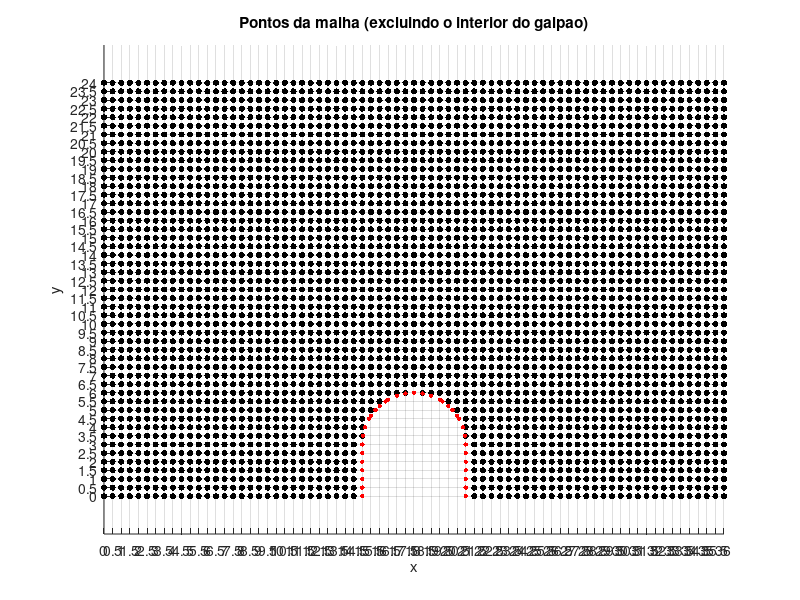

Here is the MATLAB script that generated this plot: (Note: this script raises an error after producing the figure.)
clc, clear

% Criacao da malha

h = 3;          % Altura da parede do galpao
d = 5*h;        % Distancia da origem ate o galpao
L = 2*h;        % Largura do galpao
H = 8*h;        % Altura total do dominio

dx = 0.5;       % Passo em x
dy = dx;        % Passo em y (igual a dx)

x = 0:dx:(2*d+L);   % Vetor de posicoes em x
y = 0:dy:H;         % Vetor de posicoes em y

[X,Y] = meshgrid(x,y);  % Criar malha 2D

% Parametros do problema

V = 100/3.6;        % Velocidade do escoamento (m/s)
lambda = 1.85;      % Parametro de relaxacao
tolerancia = 0.01;  % Tolerancia para convergencia
rho = 1.25;         % Densidade do ar (kg/m³)
gamma_ar = 1.4;     % Razao de calor especifico do ar

% Identificar pontos dentro do galpao (solido)

isSolido = false(size(X));  % Matriz logica para identificar regiao solida

for i = 1:length(x)
    for j = 1:length(y)
        xi = x(i);
        yj = y(j);
        % Verifica se o ponto esta dentro do telhado curvo
        if xi >= d && xi <= d + L
            y_teto = sqrt((L/2)^2 - (xi - (d + L/2))^2) + h;
            if yj <= y_teto
                isSolido(j,i) = true;
            end
        end
    end
end

% Definir geometria do galpao para plotagem

[~, j_first] = find(isSolido(1, :), 1, 'first');
x_telha = (X(1,j_first)):dx:(d + L - dx);
y_telha = sqrt((L/2).^2 - (x_telha - (d + L/2)).^2) + h;
y_telha_aux = Y(length(0:dy:h)+1,1):dy:(h+L/2);
x_telha_esq = d + L/2 - sqrt((L/2)^2 - (y_telha_aux - h).^2);
x_telha_dir  = d + L/2 + sqrt((L/2)^2 - (y_telha_aux - h).^2);
y_parede_esq = 0:dy:h;
x_parede_esq = d*ones(size(y_parede_esq));
y_parede_dir = 0:dy:h;
x_parede_dir = (d+L)*ones(size(y_parede_dir));

x_galpao = [x_parede_esq, x_telha_esq, x_telha, x_telha_dir, x_parede_dir];
y_galpao = [y_parede_esq, y_telha_aux, y_telha, y_telha_aux, y_parede_dir];

% Plotar malha computacional
figure;
mask = ~isSolido;  % Pontos fluidos
scatter( X(mask), Y(mask), 20, 'k', 'filled' )
hold on
scatter(x_galpao, y_galpao, 10, 'r', 'filled')
axis equal
xlabel('x'); ylabel('y');
title('Pontos da malha (excluindo o interior do galpao)');
xticks(min(x):dx:max(x));
yticks(min(y):dy:max(y));
grid on;

% Inicializar funcao de corrente

psi = 0*ones(size(X));
psi(isSolido) = 0;
psi = cond_contorno(X,Y,dx,dy,H,V,psi);
psi_aux = psi;

% Resolver equacao de Laplace para psi com metodo SOR

erro = 1;
while max(abs(erro(:))) > tolerancia
%     mesh(X,Y,psi)
    psi_aux = psi;
    
    for i = 2:size(X,2)-1
        for j = 2:size(Y,1)-1
            if ~isSolido(j,i)
                % Tratar pontos proximos as fronteiras
                if isSolido(j,i-1) || isSolido(j,i+1) || isSolido(j-1,i)
                    % Casos especiais para fronteiras curvas
                    if isSolido(j, i+1) && ~isSolido(j-1, i)
                        if Y(j,i) > h
                            a = abs(((d + L/2 - sqrt((L/2)^2 - (Y(j,i) - h)^2))-X(j,i))/dx);
                        else
                            a = abs((d-X(j,i))/dx);
                        end
                        psi(j,i) = (2/(a*dx^2)+2/dy^2)^(-1)*(2*psi(j,i-1)/(dx^2*(a+1))+(psi(j+1,i)+psi(j-1,i))/dy^2);
                    
                    elseif isSolido(j, i+1) && isSolido(j-1, i)
                        a = abs(((d + L/2 - sqrt((L/2)^2 - (Y(j,i) - h)^2))-X(j,i))/dx);
                        b = abs((Y(j,i)-(sqrt((L/2)^2 - (X(j,i) - (d + L/2))^2) + h))/dy);
                        psi(j,i) = (2/(a*dx^2)+2/(b*dy^2))^(-1)*(2*psi(j,i-1)/(dx^2*(a+1))+2*psi(j+1,i)/(dy^2*(b+1)));
                    
                    elseif isSolido(j, i-1) && isSolido(j-1, i)
                        a = abs(((d + L/2 + sqrt((L/2)^2 - (Y(j,i) - h)^2))-X(j,i))/dx);
                        b = abs((Y(j,i)-(sqrt((L/2)^2 - (X(j,i) - (d + L/2))^2) + h))/dy);
                        psi(j,i) = (2/(a*dx^2)+2/(b*dy^2))^(-1)*(2*psi(j,i+1)/(dx^2*(a+1))+2*psi(j+1,i)/(dy^2*(b+1)));
                       
                    elseif isSolido(j, i-1) && ~isSolido(j-1, i)
                        if Y(j,i) > h
                            a = abs(((d + L/2 + sqrt((L/2)^2 - (Y(j,i) - h)^2))-X(j,i))/dx);
                        else
                            a = abs(((d+L)-X(j,i))/dx);
                        end
                        psi(j,i) = (2/(a*dx^2)+2/dy^2)^(-1)*(2*psi(j,i+1)/(dx^2*(a+1))+(psi(j+1,i)+psi(j-1,i))/dy^2);
                       
                    elseif (~isSolido(j,i-1) && ~isSolido(j,i+1)) && isSolido(j-1,i)
                        b = abs((Y(j,i)-(sqrt((L/2)^2 - (X(j,i) - (d + L/2))^2) + h))/dy);
                        psi(j,i) = (2/(dx^2) + 2/(b*dy^2))^(-1)*((psi(j,i+1)+psi(j,i-1))/(dx^2)+2*psi(j+1,i)/(dy^2*(b+1)));
                    else
                        disp("Ponto nao esperado")
                    end
                else
                    % Pontos internos - equacao de Laplace
                    psi(j,i) = (lambda/4)*(psi(j-1,i)+psi(j+1,i)+psi(j,i-1)+psi(j,i+1)) + (1-lambda)*psi_aux(j,i);
                end    
            end
        end
    end
    erro = abs((psi - psi_aux) ./ max(abs(psi), 1e-10));
    display(max(erro(:)));
end

% Plotar funcao de corrente

figure;
contourf(X, Y, psi, 20, 'LineColor', 'none');
cb = colorbar;
ylabel(cb, 'Funcao de corrente (m^2/s)');
axis equal;
xlabel('x'); ylabel('y');
title('Funcao de Corrente (\psi)');
hold on;
scatter(X(isSolido), Y(isSolido), 10, 'k', 'filled');

% Calcular campo de velocidade

u = zeros(size(psi));
v = zeros(size(psi));
for linha = 2:length(y)-1
    for coluna = 2:length(x)-1
        v(linha,coluna) = -(psi(linha,coluna+1) - psi(linha,coluna-1)) / (2*dx);
        u(linha,coluna) = (psi(linha+1,coluna) - psi(linha-1,coluna)) / (2*dy);
    end
end

% Calcular campo de pressao

p = zeros(size(psi));
for linha = 2:length(y)-1
    for coluna = 2:length(x)-1
        p(linha,coluna) = rho * ((gamma_ar-1)/gamma_ar) * ( (V^2)/2 - ((sqrt(u(linha,coluna)^2 + v(linha,coluna)^2 ))^2)/2 );
    end
end

% Calcular pressao ao longo do telhado

p_telhado = zeros(2, L/dx+1);
for coluna = 1:length(p_telhado)
    p_telhado(1,coluna) = min(p(:,coluna+length(0:dx:d)-1));
    p_telhado(2,coluna) = d + (coluna-1)*dx;
end

% Plotar pressao no telhado

figure;
yyaxis right
x_telhado_plot = d:dx:(d+L);
plot(x_telhado_plot,sqrt((L/2).^2 - (x_telhado_plot - (d + L/2)).^2) + h , 'Color', 'k', 'LineWidth', 1.5);
ylabel('Y do telhado (m)', 'Color', 'k');
ylim([min(y_telha) max(y_telha)]);
set(gca, 'YColor', 'k');

yyaxis left
plot(p_telhado(2,:), p_telhado(1,:), 'Color', 'b', 'LineWidth', 1.5);
ylabel('Diferencial de pressao (Pa)', 'Color', 'b');
ylim([min(p_telhado(1,:)) max(p_telhado(1,:))]);
set(gca, 'YColor', 'b');

xlabel('x (m)');
title('Diferencial de pressao ao longo do telhado');
grid on;

% Calcular forca resultante no telhado

x_c = d + L/2;  % Centro do telhado
y_c = h;
p_forca = p_telhado(:,2:end-1);
i = 1;
F = 0;
for xi = d+dx:dx:(d+L)-dx
    yi = sqrt((L/2)^2 - (xi - (d + L/2)).^2) + h;
    n_vec = [xi - x_c, yi - y_c];
    norm_n = norm(n_vec);
    n = n_vec / norm_n;
    
    x_seg = xi+dx;
    y_seg = sqrt((L/2)^2 - (x_seg - (d + L/2)).^2) + h;
    
    dl = sqrt((xi-x_seg)^2+(yi-y_seg)^2);
    dF = -p_forca(1,i)*dl*60*n;
    F = F+dF(2);
    i = i+1;
end

fprintf('Forca telhado: F = %.2f kN\n', F/1000);

% Plotar campo de velocidade

step = 2;
Xq = X(1:step:end, 1:step:end);
Yq = Y(1:step:end, 1:step:end);
uq = u(1:step:end, 1:step:end);
vq = v(1:step:end, 1:step:end);
maskq = mask(1:step:end, 1:step:end);
vel_mag = sqrt(u.^2 + v.^2);

figure;
contourf(X(2:end-1,2:end-1), Y(2:end-1,2:end-1), vel_mag(2:end-1,2:end-1), 20, 'LineColor', 'none');
cb = colorbar;
ylabel(cb, 'Velocidade (m/s)');
colormap jet;
hold on;
quiver(Xq(maskq), Yq(maskq), uq(maskq), vq(maskq), ...
    'AutoScaleFactor', 1.2, ...
    'Color', 'k', ...
    'LineWidth', 1);
axis equal;
grid on;
scatter(X(isSolido), Y(isSolido), 10, 'k', 'filled');
xlabel('x (m)');
ylabel('y (m)');
title('Campo de Velocidade');

% Plotar campo de pressao

figure;
contourf(X(2:end-1,2:end-1), Y(2:end-1,2:end-1), p(2:end-1,2:end-1), 12 , 'LineColor', 'none');
cb = colorbar;
ylabel(cb, 'Pressao (Pa)');
axis equal;
xlabel('x'); ylabel('y');
title('Distribuicao diferencial de pressao');
hold on; 
scatter(X(isSolido), Y(isSolido), 10, 'k', 'filled');

% Funcao para condicoes de contorno

function psi = cond_contorno(X,Y,dx,dy,H,V,psi)
    % Margem inferior
    psi(1,:) = 0;
   
    % Margens laterais
    for j = 2:size(Y,1)
        if Y(j,1) <= 0.05*H
            psi(j,1) = V*(Y(j,1))^2/(0.1*H);
            psi(j,end) = V*(Y(j,end))^2/(0.1*H);
        else
            psi(j,1) = V*Y(j,1) + V*(1-0.05*H);
            psi(j,end) = V*Y(j,end) + V*(1-0.05*H);
        end
    end
   
    psi(end,:) = psi(end,1);
end